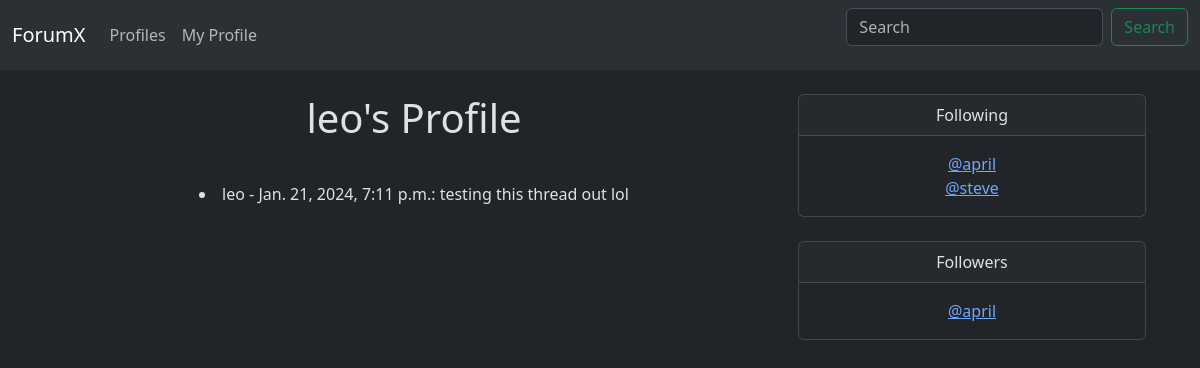
The page /profile/1 (signed in) on the database as committed earlier.
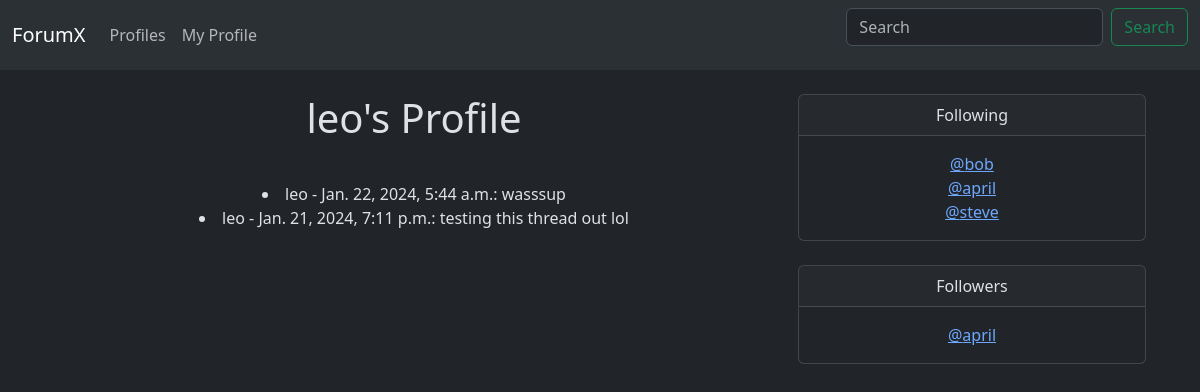
The same page on the database as committed later.
### forumx/models.py (models this page shows, shortened)
class Post(models.Model):
    thread = models.ForeignKey(Thread,
        on_delete=models.CASCADE,
        related_name='posts')
    user = models.ForeignKey(User,
        on_delete=models.CASCADE,
        related_name='posts')
    content = models.TextField()
    created_at = models.DateTimeField(default=timezone.now)

class Profile(models.Model):
   user = models.OneToOneField(User, on_delete=models.CASCADE)
   follows = models.ManyToManyField("self",
    related_name="followed_by",
    symmetrical=False, # User does not need to follow back
    blank=True # User does not need to follow anyone
    )
   date_modified = models.DateTimeField(User, default=timezone.now)
   def __str__(self):
       return self.user.username

### forumx/views.py (the view, shortened to what this page needs)
# urls.py: path('profile/<int:pk>', views.profile, name='profile'),
def profile(request, pk):
    if request.user.is_authenticated:
        profile = Profile.objects.get(user_id=pk)
        user_posts = Post.objects.filter(user=profile.user).order_by("-created_at")
        return render(request, 'profile.html', {"profile":profile, "user_posts": user_posts})
    else:
        messages.success(request,("You must be logged in to view profiles"))
        return redirect('home')

### forumx/templates/profile.html (shortened to what this page needs)
{% extends "base.html" %}
{% block content %}
    {% if profile %}
        <div class="container text-center">
            <div class="row">
                <div class="col-8">
                    <h1>{{ profile.user.username }}'s Profile</h1>
                    <br>
                    {% for post in user_posts %}
                        <li>{{ post.user.username }} - {{ post.created_at }}: {{ post.content }}</li>
                    {% endfor %}
                </div>
                <div class="col-4">
                    <div class="card">
                        <div class="card-header">
                          Following
                        </div>
                        <div class="card-body">
                          <p class="card-text">
                            {% for following in profile.follows.all %}
                                <a href="{% url 'profile' following.user.id%}"> @{{ following }} </a><br>
                            {% endfor %}
                          </p>
                        </div>
                    </div>
                    <br>
                    <div class="card">
                        <div class="card-header">
                            Followers
                        </div>
                        <div class="card-body">
                          <p class="card-text">
                            {% for follower in profile.followed_by.all %}
                                <a href="{% url 'profile' follower.user.id%}"> @{{ follower }} </a><br>
                            {% endfor %}
                          </p>
                        </div>
                    </div>
                </div>
            </div>
        </div>
    {% endif %}
{% endblock %}

Rows that differ between the two databases and show on the page:
added Post: user.username "leo", created_at "Jan. 22, 2024, 5:44 a.m.", content "wasssup"
now on this page (row unchanged): Profile: user.username "bob"
